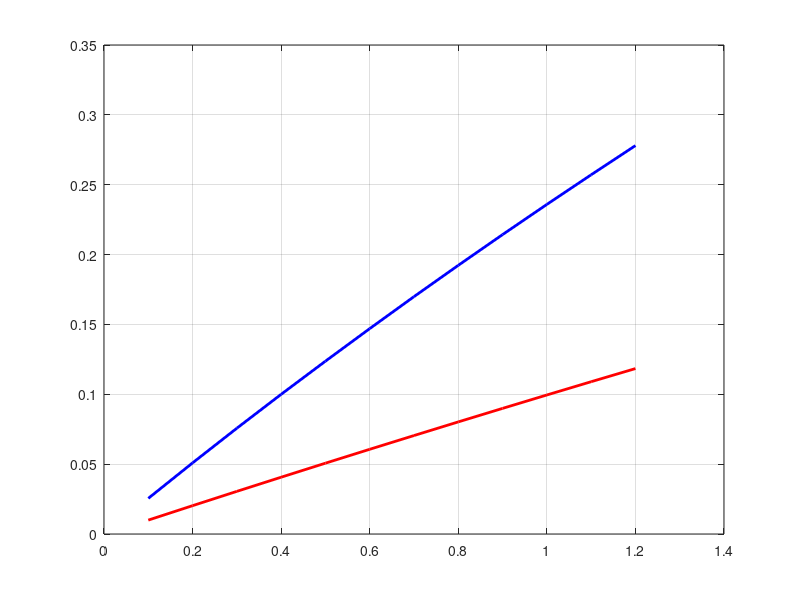

This figure's MATLAB source: (Note: this script raises an error after producing the figure.)
%% Tema 3:
%% Subpunctul a):
global K1;
global K2;
global R1;
global R2;
global Ki1;
global Ki2;
global Kb1;
global Kb2;
global I1;
global I2;
global B1;
global B2;
global C1;
global C2;
global Bp1;
global Bp2;
global Dp1;
global Dp2;
global Kw1;
global Kw2;
global I_elevatie;
global I_azimut;
global m;
global l;
global g;
global K_gyro;
global B_elevatie;
global B_azimut;
global C_elevatie;
global C_azimut;
global u1;
global u2;
global w1;
global w2;

K1 = 0.53;
K2 = 0.21;
R1 = 1000;
R2 = 1000;
Ki1 = 1000;
Ki2 = 1000;
Kb1 = 1;
Kb2 = 1;
I1 = 1.25;
I2 = 2;
B1 = 0.001;
B2 = 0.001;
C1 = 0.001;
C2 = 0.001;
Bp1 = 1;
Bp2 = 1;
Dp1 = 1;
Dp2 = 1;
Kw1 = 1;
Kw2 = 1;
I_elevatie = 0.00437;
I_azimut = 0.00414;
m = 0.0117;
l = 0.33;
g = 10;
K_gyro = 0.015;
B_elevatie = 0.001 * 1.8;
B_azimut = 0.001 * 8.69;
C_elevatie = 0;
C_azimut = 0;
%% Subpunctele b) si c):
u1 = 0.1:0.1:1.2;
u2 = 0.1:0.1:1.2;

w1 = [ 2.550e-2 5.089e-2 7.571e-2 9.998e-2 1.237e-1 1.470e-1 1.699e-1 1.923e-1 2.143e-1 2.359e-1 2.571e-1 2.780e-1];
w2 = [ 9.945e-3 2.028e-2 3.052e-2 4.065e-2 5.069e-2 6.063e-2 7.047e-2 8.024e-2 8.991e-2 9.950e-2 1.090e-1 1.184e-1];

figure;
plot(u1, w2,'r', 'LineWidth',2);
hold on;
plot(u2, w1,'b', 'LineWidth',2);
grid on;
hold off;
%% Subpunctul d):
[x,u1,y] = trim('diagrama2',[],0.1,[],[],[1],[])
[A,B,C,D] = linmod('diagrama2', x,u1,y)
 
[x,u1,y] = trim('diagrama2',[],0.2,[],[],[1],[])
[A1,B1,C1,D1] = linmod('diagrama2', x,u1,y)

[x,u1,y] = trim('diagrama2',[],0.3,[],[],[1],[])
[A2,B2,C2,D2] = linmod('diagrama2', x,u1,y)

[x,u1,y] = trim('diagrama2',[],0.4,[],[],[1],[])
[A3,B3,C3,D3] = linmod('diagrama2', x,u1,y)

[x,u1,y] = trim('diagrama2',[],0.5,[],[],[1],[])
[A4,B4,C4,D4] = linmod('diagrama2', x,u1,y)

[x,u1,y] = trim('diagrama2',[],0.6,[],[],[1],[])
[A5,B5,C5,D5] = linmod('diagrama2', x,u1,y)

[x,u1,y] = trim('diagrama2',[],0.7,[],[],[1],[])
[A6,B6,C6,D6] = linmod('diagrama2', x,u1,y)

[x,u1,y] = trim('diagrama2',[],0.8,[],[],[1],[])
[A7,B7,C7,D7] = linmod('diagrama2', x,u1,y)

[x,u1,y] = trim('diagrama2',[],0.9,[],[],[1],[])
[A8,B8,C8,D8] = linmod('diagrama2', x,u1,y)

[x,u1,y] = trim('diagrama2',[],1,[],[],[1],[])
[A9,B9,C9,D9] = linmod('diagrama2', x,u1,y)

[x,u1,y] = trim('diagrama2',[],1.1,[],[],[1],[])
[A10,B10,C10,D10] = linmod('diagrama2', x,u1,y)

[x,u1,y] = trim('diagrama2',[],1.2,[],[],[1],[])
[A11,B11,C11,D11] = linmod('diagrama2', x,u1,y)
%% Subpunctul e):
ul=0.1:0.1:1.2;
vector=[5.196e-04 1.039e-03 1.559e-03 2.078e-03 2.598e-03 3.118e-03 3.637e-03 4.158e-03 4.676e-03 5.196e-03 5.716e-03 6.235e-03];

for i = 1 : 12
    epsilon(i) = (norm(vector(i)-w1(i))/w1(i)); 
end
figure;
plot(ul,epsilon)
%% Subpunctele f), g) si h):

